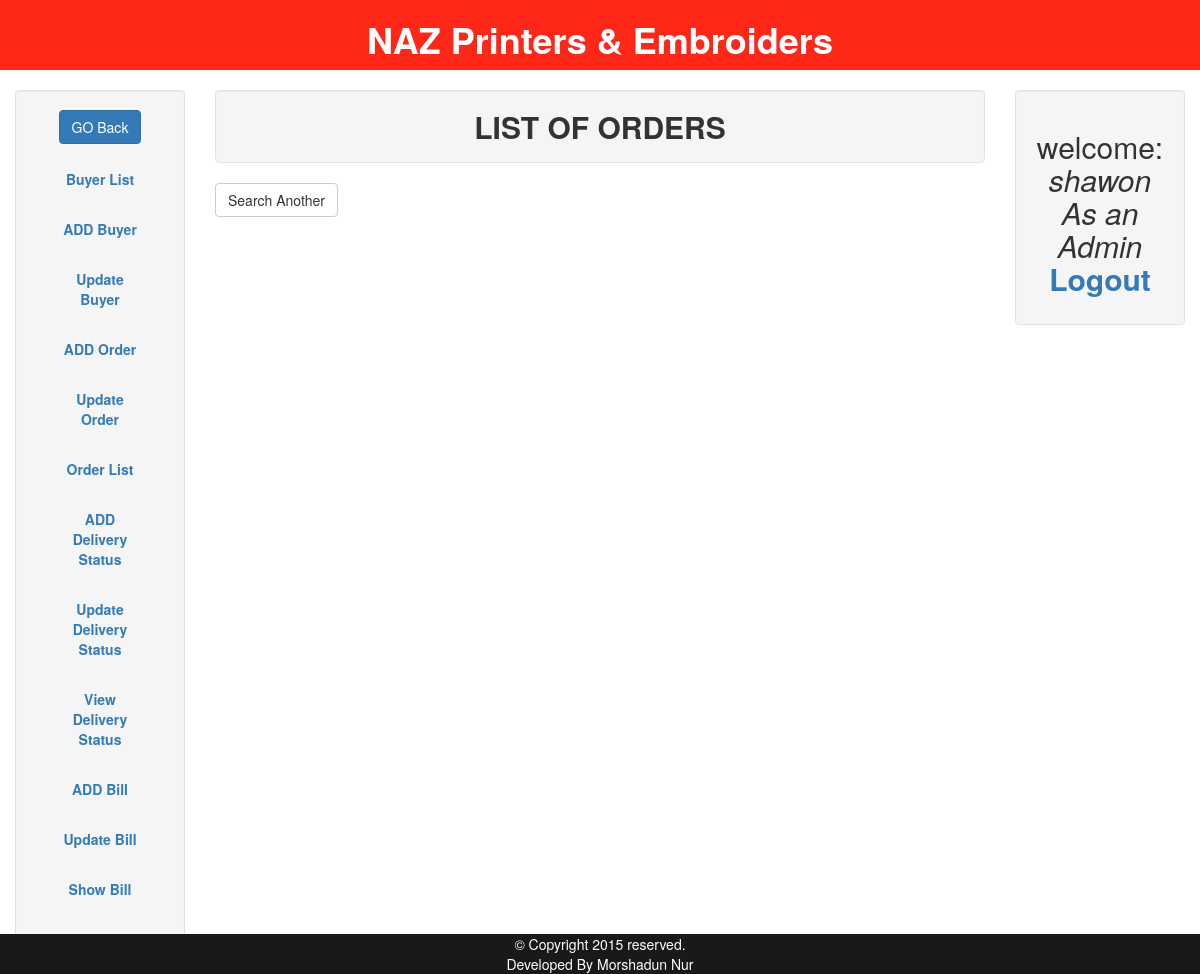
The page /admin/search-order.php (signed in) on the database as committed earlier.
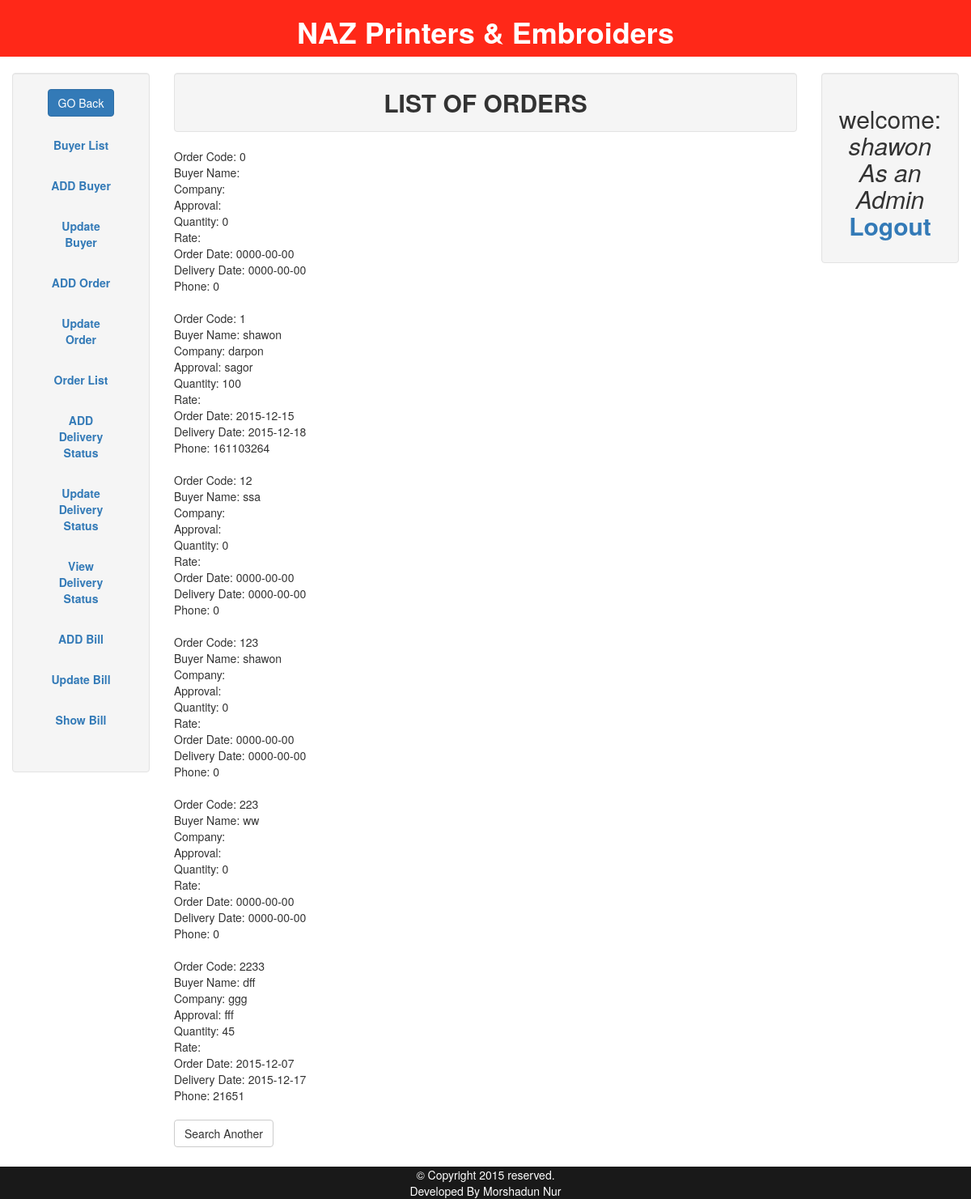
The same page on the database as committed later.
### tables this page shows
CREATE TABLE IF NOT EXISTS `user` (
`id` int(10) NOT NULL,
  `username` varchar(32) DEFAULT NULL,
  `password` varchar(64) DEFAULT NULL,
  `type` varchar(10) DEFAULT NULL
);

CREATE TABLE IF NOT EXISTS `orders` (
  `order_code` int(10) NOT NULL,
  `buyer_name` varchar(64) NOT NULL,
  `company` varchar(64) NOT NULL,
  `sample` blob,
  `approved_by` varchar(64) NOT NULL,
  `quantity` int(10) NOT NULL,
  `rate` int(10) DEFAULT NULL,
  `order_date` date NOT NULL,
  `delivery_date` date NOT NULL,
  `phone` int(16) NOT NULL
);

### session.php (called while the page is built, shortened)
<?php
$conn = mysql_connect("localhost", "root", "");
$user_check=$_SESSION['login_user'];
$type_check=$_SESSION['user_type'];
$ses_sql=mysql_query("select * from user where username='$user_check' AND type='$type_check'", $conn);
$row = mysql_fetch_assoc($ses_sql);
$login_session =$row ['username'];
$login_type =$row ['type'];
?>

### admin/search-order.php (the view, shortened to what this page needs)
<?php
require '../session.php';
    include '../includes/header.php';
?>
<div class="container-fluid text-center">
    <div class="row content">
        <div class="col-sm-2 sidenav">
            <aside class="well">
                        <a href="admin.php"> <button  class="btn btn-primary btn-md" type="button">GO Back</button></a>
                <ul>
                    <li><a href="buyer-list.php">Buyer List</a></li> <br>
                    <li><a href="add-buyer.php">ADD Buyer</a></li> <br>
                    <li><a href="update-buyer.php">Update Buyer</a></li> <br>
                    <li><a href="add-order.php">ADD Order</a></li> <br>
                    <li><a href="update-order.php">Update Order</a></li> <br>
                    <li><a href="order-list.php">Order List</a></li> <br>
                    <li><a href="add-del-status.php">ADD Delivery Status</a></li> <br>
                    <li><a href="update-del-status.php">Update Delivery Status</a></li> <br>
                    <li><a href="show-del-status.php">View Delivery Status</a></li> <br>
                    <li><a href="add-bill.php">ADD Bill</a></li> <br>
                    <li><a href="update-bill.php">Update Bill</a></li> <br>
                    <li><a href="bill-list.php">Show Bill</a></li>
                </ul>
            </aside>
        </div>
        <div class="col-sm-8 text-left " id="product_status">
            <h2 class="well text-center"><b>LIST OF ORDERS</b></h2>
			<div class="table-responsive" id="#order_list">
                <?php
					$term = $_POST['order_code'];
					$sql = mysql_query("select * from orders where order_code like '%$term%'");
					while ($row = mysql_fetch_array($sql)){
						echo 'Order Code: '.$row['order_code'];
						echo '<br/> Buyer Name: '.$row['buyer_name'];
						echo '<br/> Company: '.$row['company'];
						echo '<br/> Approval: '.$row['approved_by'];
						echo '<br/> Quantity: '.$row['quantity'];
						echo '<br/> Rate: '.$row['rate'];
						echo '<br/> Order Date: '.$row['order_date'];
						echo '<br/> Delivery Date: '.$row['delivery_date'];
						echo '<br/> Phone: '.$row['phone'];
						echo '<br/><br/>';
						}
				?>
					<form action="admin.php">
						<button action="" class="btn btn-default" value="Submit" type="submit">Search Another</button>
					</form>
            </div>
        </div>
        <div class="col-sm-2 sidenav">
            <div class="well">
                <h2 id="welcome">
                    welcome: <br><i> <?php echo $login_session .' As an '. $login_type; ?></i>
                   <br> <b id="logout"><a href="../logout.php">Logout</a></b>
                </h2>
            </div>
        </div>
    </div>
</div>
<?php include '../includes/footer.php'; ?>

### includes/header.php (shortened to what this page needs)
<!DOCTYPE HTML>
<html lang="en-US">
<head>
    <link rel="stylesheet" href="style.css">
    <link rel="stylesheet" href="css/bootstrap.min.css">
    <link rel="stylesheet" href="css/font-awesome.css">
</head>
<body >
	<div class="header_area">
	    <div class="container">
	        <div class="row">
            <header >
                <div class="col-lg-12">
                        <h1 >NAZ Printers & Embroiders</h1>
		        </div>
            </header>
	        </div>
	    </div>
	</div>

### includes/footer.php (shortened to what this page needs)
<div class="footer_area" id="footer">
    <div class="container">
           <div class="row">
               <div class="col-md-12">
               <footer>
                   &copy Copyright 2015 reserved. <br>
                   Developed By Morshadun Nur
               </footer>
               </div>
           </div>
    </div>
</div>

### style.css (style rules this page uses)
body { margin:0; padding:0; height:100%; }
.header_area { width:100%; text-align: center; background-color:#FF2818; }
.header_area h1 { font-weight:bold; text-align:center; color:#fff; }
#footer { width:100%; background:#191919 none repeat scroll 0 0; overflow:hidden; display:block; position: fixed; bottom: 0; }
.well { padding: 20px; }
.footer_area footer { text-align:center; color:#fff; }
.sidenav { padding-top: 20px; }
aside ul { font-weight: bold; list-style: none; padding: 20px; }
aside li { padding: 5px; }
aside ul li a { text-decoration: none; }
#product_status { padding-bottom:50px; }

Rows that differ between the two databases and show on the page:
added orders: order_code "0", quantity "0", order_date "0000-00-00", delivery_date "0000-00-00", phone "0"
added orders: order_code "1", buyer_name "shawon", company "darpon", approved_by "sagor", quantity "100", order_date "2015-12-15", delivery_date "2015-12-18", phone "161103264"
added orders: order_code "12", buyer_name "ssa", quantity "0", order_date "0000-00-00", delivery_date "0000-00-00", phone "0"
added orders: order_code "123", buyer_name "shawon", quantity "0", order_date "0000-00-00", delivery_date "0000-00-00", phone "0"
added orders: order_code "223", buyer_name "ww", quantity "0", order_date "0000-00-00", delivery_date "0000-00-00", phone "0"
added orders: order_code "2233", buyer_name "dff", company "ggg", approved_by "fff", quantity "45", order_date "2015-12-07", delivery_date "2015-12-17", phone "21651"
